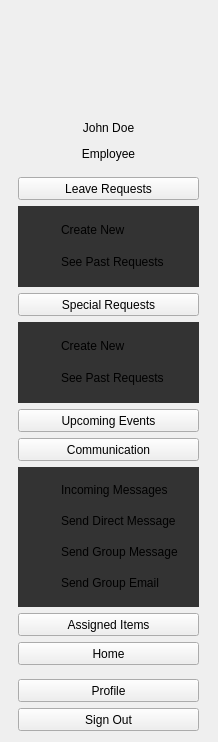
      <widget class="QWidget" name="scrollAreaWidgetContents">
       <property name="geometry">
        <rect>
         <x>0</x>
         <y>0</y>
         <width>218</width>
         <height>742</height>
        </rect>
       </property>
       <layout class="QGridLayout" name="gridLayout_7">
        <item row="18" column="0">
         <spacer name="verticalSpacer_2">
          <property name="orientation">
           <enum>Qt::Vertical</enum>
          </property>
          <property name="sizeType">
           <enum>QSizePolicy::Expanding</enum>
          </property>
          <property name="sizeHint" stdset="0">
           <size>
            <width>20</width>
            <height>40</height>
           </size>
          </property>
         </spacer>
        </item>
        <item row="9" column="0">
         <widget class="QPushButton" name="btn_long_menu_upcoming_events">
          <property name="minimumSize">
           <size>
            <width>181</width>
            <height>23</height>
           </size>
          </property>
          <property name="maximumSize">
           <size>
            <width>181</width>
            <height>23</height>
           </size>
          </property>
          <property name="text">
           <string>Upcoming Events</string>
          </property>
          <property name="icon">
           <iconset resource="../icons_source.qrc">
            <normaloff>:/newSource/icons/plan.png</normaloff>:/newSource/icons/plan.png</iconset>
          </property>
          <property name="iconSize">
           <size>
            <width>20</width>
            <height>20</height>
           </size>
          </property>
         </widget>
        </item>
        <item row="3" column="0">
         <spacer name="verticalSpacer">
          <property name="orientation">
           <enum>Qt::Vertical</enum>
          </property>
          <property name="sizeType">
           <enum>QSizePolicy::Fixed</enum>
          </property>
          <property name="sizeHint" stdset="0">
           <size>
            <width>20</width>
            <height>10</height>
           </size>
          </property>
         </spacer>
        </item>
        <item row="11" column="0">
         <widget class="QWidget" name="widget_submenu_3" native="true">
          <property name="minimumSize">
           <size>
            <width>181</width>
            <height>140</height>
           </size>
          </property>
          <property name="maximumSize">
           <size>
            <width>181</width>
            <height>140</height>
           </size>
          </property>
          <property name="styleSheet">
           <string notr="true">QWidget {
	background-color:#333333;
}

QPushButton {
	text-align:left;
	padding-left:20px;
	border: 2px solid #333333
}</string>
          </property>
          <layout class="QGridLayout" name="gridLayout_8">
           <item row="1" column="0">
            <spacer name="horizontalSpacer_17">
             <property name="orientation">
              <enum>Qt::Horizontal</enum>
             </property>
             <property name="sizeHint" stdset="0">
              <size>
               <width>3</width>
               <height>20</height>
              </size>
             </property>
            </spacer>
           </item>
           <item row="5" column="1">
            <widget class="QPushButton" name="btn_long_menu_send_group_email">
             <property name="minimumSize">
              <size>
               <width>151</width>
               <height>23</height>
              </size>
             </property>
             <property name="maximumSize">
              <size>
               <width>151</width>
               <height>23</height>
              </size>
             </property>
             <property name="text">
              <string>Send Group Email</string>
             </property>
             <property name="icon">
              <iconset resource="../icons_source.qrc">
               <normaloff>:/newSource/icons/email_2.png</normaloff>:/newSource/icons/email_2.png</iconset>
             </property>
            </widget>
           </item>
           <item row="3" column="1">
            <widget class="QPushButton" name="btn_long_menu_send_group_message">
             <property name="minimumSize">
              <size>
               <width>151</width>
               <height>23</height>
              </size>
             </property>
             <property name="maximumSize">
              <size>
               <width>151</width>
               <height>23</height>
              </size>
             </property>
             <property name="text">
              <string>Send Group Message</string>
             </property>
             <property name="icon">
              <iconset resource="../icons_source.qrc">
               <normaloff>:/newSource/icons/group.png</normaloff>:/newSource/icons/group.png</iconset>
             </property>
            </widget>
           </item>
           <item row="3" column="0">
            <spacer name="horizontalSpacer_23">
             <property name="orientation">
              <enum>Qt::Horizontal</enum>
             </property>
             <property name="sizeHint" stdset="0">
              <size>
               <width>3</width>
               <height>20</height>
              </size>
             </property>
            </spacer>
           </item>
           <item row="0" column="0">
            <spacer name="horizontalSpacer_18">
             <property name="orientation">
              <enum>Qt::Horizontal</enum>
             </property>
             <property name="sizeHint" stdset="0">
              <size>
               <width>28</width>
               <height>20</height>
              </size>
             </property>
            </spacer>
           </item>
           <item row="1" column="1">
            <widget class="QPushButton" name="btn_long_menu_send_message">
             <property name="minimumSize">
              <size>
               <width>151</width>
               <height>23</height>
              </size>
             </property>
             <property name="maximumSize">
              <size>
               <width>151</width>
               <height>23</height>
              </size>
             </property>
             <property name="text">
              <string>Send Direct Message</string>
             </property>
             <property name="icon">
              <iconset resource="../icons_source.qrc">
               <normaloff>:/newSource/icons/send_message.png</normaloff>:/newSource/icons/send_message.png</iconset>
             </property>
            </widget>
           </item>
           <item row="0" column="1">
            <widget class="QPushButton" name="btn_long_menu_incoming_messages">
             <property name="minimumSize">
              <size>
               <width>151</width>
               <height>23</height>
              </size>
             </property>
             <property name="maximumSize">
              <size>
               <width>151</width>
               <height>23</height>
              </size>
             </property>
             <property name="text">
              <string>Incoming Messages</string>
             </property>
             <property name="icon">
              <iconset resource="../icons_source.qrc">
               <normaloff>:/newSource/icons/get_message.png</normaloff>:/newSource/icons/get_message.png</iconset>
             </property>
            </widget>
           </item>
           <item row="5" column="0">
            <spacer name="horizontalSpacer_37">
             <property name="orientation">
              <enum>Qt::Horizontal</enum>
             </property>
             <property name="sizeHint" stdset="0">
              <size>
               <width>3</width>
               <height>20</height>
              </size>
             </property>
            </spacer>
           </item>
          </layout>
         </widget>
        </item>
        <item row="20" column="0">
         <widget class="QPushButton" name="btn_long_menu_sign_out">
          <property name="minimumSize">
           <size>
            <width>181</width>
            <height>23</height>
           </size>
          </property>
          <property name="maximumSize">
           <size>
            <width>181</width>
            <height>23</height>
           </size>
          </property>
          <property name="text">
           <string>Sign Out</string>
          </property>
          <property name="icon">
           <iconset resource="../icons_source.qrc">
            <normaloff>:/newSource/icons/sign_out.png</normaloff>:/newSource/icons/sign_out.png</iconset>
          </property>
          <property name="iconSize">
           <size>
            <width>20</width>
            <height>20</height>
           </size>
          </property>
         </widget>
        </item>
        <item row="10" column="0">
         <widget class="QPushButton" name="btn_long_menu_communication">
          <property name="minimumSize">
           <size>
            <width>181</width>
            <height>23</height>
           </size>
          </property>
          <property name="maximumSize">
           <size>
            <width>181</width>
            <height>23</height>
           </size>
          </property>
          <property name="text">
           <string>Communication</string>
          </property>
          <property name="icon">
           <iconset resource="../icons_source.qrc">
            <normaloff>:/newSource/icons/messages_1.png</normaloff>:/newSource/icons/messages_1.png</iconset>
          </property>
          <property name="iconSize">
           <size>
            <width>23</width>
            <height>23</height>
           </size>
          </property>
         </widget>
        </item>
        <item row="5" column="0">
         <widget class="QWidget" name="widget_submenu_1" native="true">
          <property name="minimumSize">
           <size>
            <width>181</width>
            <height>81</height>
           </size>
          </property>
          <property name="maximumSize">
           <size>
            <width>181</width>
            <height>81</height>
           </size>
          </property>
          <property name="styleSheet">
           <string notr="true">QWidget {
	background-color:#333333;
}

QPushButton {
	text-align:left;
	padding-left:20px;
	border: 2px solid #333333
}</string>
          </property>
          <layout class="QGridLayout" name="gridLayout_9">
           <item row="0" column="1">
            <widget class="QPushButton" name="btn_long_menu_create_new_leave_request">
             <property name="minimumSize">
              <size>
               <width>151</width>
               <height>23</height>
              </size>
             </property>
             <property name="maximumSize">
              <size>
               <width>151</width>
               <height>23</height>
              </size>
             </property>
             <property name="text">
              <string>Create New</string>
             </property>
             <property name="icon">
              <iconset resource="../icons_source.qrc">
               <normaloff>:/newSource/icons/create.png</normaloff>:/newSource/icons/create.png</iconset>
             </property>
             <property name="iconSize">
              <size>
               <width>18</width>
               <height>18</height>
              </size>
             </property>
            </widget>
           </item>
           <item row="1" column="1">
            <widget class="QPushButton" name="btn_long_menu_see_past_leave_requests">
             <property name="minimumSize">
              <size>
               <width>151</width>
               <height>23</height>
              </size>
             </property>
             <property name="maximumSize">
              <size>
               <width>151</width>
               <height>23</height>
              </size>
             </property>
             <property name="text">
              <string>See Past Requests</string>
             </property>
             <property name="icon">
              <iconset resource="../icons_source.qrc">
               <normaloff>:/newSource/icons/past.png</normaloff>:/newSource/icons/past.png</iconset>
             </property>
             <property name="iconSize">
              <size>
               <width>18</width>
               <height>18</height>
              </size>
             </property>
            </widget>
           </item>
           <item row="1" column="0">
            <spacer name="horizontalSpacer_19">
             <property name="orientation">
              <enum>Qt::Horizontal</enum>
             </property>
             <property name="sizeHint" stdset="0">
              <size>
               <width>3</width>
               <height>20</height>
              </size>
             </property>
            </spacer>
           </item>
           <item row="0" column="0">
            <spacer name="horizontalSpacer_20">
             <property name="orientation">
              <enum>Qt::Horizontal</enum>
             </property>
             <property name="sizeHint" stdset="0">
              <size>
               <width>28</width>
               <height>20</height>
              </size>
             </property>
            </spacer>
           </item>
          </layout>
         </widget>
        </item>
        <item row="8" column="0">
         <widget class="QWidget" name="widget_submenu_2" native="true">
          <property name="minimumSize">
           <size>
            <width>181</width>
            <height>81</height>
           </size>
          </property>
          <property name="maximumSize">
           <size>
            <width>181</width>
            <height>81</height>
           </size>
          </property>
          <property name="styleSheet">
           <string notr="true">QWidget {
	background-color:#333333;
}

QPushButton {
	text-align:left;
	padding-left:20px;
	border: 2px solid #333333
}</string>
          </property>
          <layout class="QGridLayout" name="gridLayout_4">
           <item row="0" column="1">
            <widget class="QPushButton" name="btn_long_menu_create_new_special_request">
             <property name="minimumSize">
              <size>
               <width>151</width>
               <height>23</height>
              </size>
             </property>
             <property name="maximumSize">
              <size>
               <width>151</width>
               <height>23</height>
              </size>
             </property>
             <property name="text">
              <string>Create New</string>
             </property>
             <property name="icon">
              <iconset resource="../icons_source.qrc">
               <normaloff>:/newSource/icons/create.png</normaloff>:/newSource/icons/create.png</iconset>
             </property>
             <property name="iconSize">
              <size>
               <width>18</width>
               <height>18</height>
              </size>
             </property>
            </widget>
           </item>
           <item row="1" column="0">
            <spacer name="horizontalSpacer_11">
             <property name="orientation">
              <enum>Qt::Horizontal</enum>
             </property>
             <property name="sizeHint" stdset="0">
              <size>
               <width>3</width>
               <height>20</height>
              </size>
             </property>
            </spacer>
           </item>
           <item row="1" column="1">
            <widget class="QPushButton" name="btn_long_menu_see_past_special_requests">
             <property name="minimumSize">
              <size>
               <width>151</width>
               <height>23</height>
              </size>
             </property>
             <property name="maximumSize">
              <size>
               <width>151</width>
               <height>23</height>
              </size>
             </property>
             <property name="text">
              <string>See Past Requests</string>
             </property>
             <property name="icon">
              <iconset resource="../icons_source.qrc">
               <normaloff>:/newSource/icons/past.png</normaloff>:/newSource/icons/past.png</iconset>
             </property>
             <property name="iconSize">
              <size>
               <width>18</width>
               <height>18</height>
              </size>
             </property>
            </widget>
           </item>
           <item row="0" column="0">
            <spacer name="horizontalSpacer_12">
             <property name="orientation">
              <enum>Qt::Horizontal</enum>
             </property>
             <property name="sizeHint" stdset="0">
              <size>
               <width>28</width>
               <height>20</height>
              </size>
             </property>
            </spacer>
           </item>
          </layout>
         </widget>
        </item>
        <item row="0" column="0">
         <widget class="QWidget" name="widget_6" native="true">
          <property name="minimumSize">
           <size>
            <width>180</width>
            <height>99</height>
           </size>
          </property>
          <property name="maximumSize">
           <size>
            <width>180</width>
            <height>99</height>
           </size>
          </property>
          <layout class="QHBoxLayout" name="horizontalLayout_2">
           <item>
            <spacer name="horizontalSpacer_9">
             <property name="orientation">
              <enum>Qt::Horizontal</enum>
             </property>
             <property name="sizeHint" stdset="0">
              <size>
               <width>27</width>
               <height>20</height>
              </size>
             </property>
            </spacer>
           </item>
           <item>
            <widget class="QLabel" name="lbl_long_menu_header_icon">
             <property name="minimumSize">
              <size>
               <width>60</width>
               <height>60</height>
              </size>
             </property>
             <property name="maximumSize">
              <size>
               <width>60</width>
               <height>60</height>
              </size>
             </property>
             <property name="text">
              <string/>
             </property>
             <property name="pixmap">
              <pixmap resource="../icons_source.qrc">:/newSource/icons/login_header.png</pixmap>
             </property>
             <property name="scaledContents">
              <bool>true</bool>
             </property>
            </widget>
           </item>
           <item>
            <spacer name="horizontalSpacer_10">
             <property name="orientation">
              <enum>Qt::Horizontal</enum>
             </property>
             <property name="sizeHint" stdset="0">
              <size>
               <width>26</width>
               <height>20</height>
              </size>
             </property>
            </spacer>
           </item>
          </layout>
         </widget>
        </item>
        <item row="4" column="0">
         <widget class="QPushButton" name="btn_long_menu_leave_requests">
          <property name="minimumSize">
           <size>
            <width>181</width>
            <height>23</height>
           </size>
          </property>
          <property name="maximumSize">
           <size>
            <width>181</width>
            <height>23</height>
           </size>
          </property>
          <property name="text">
           <string>Leave Requests</string>
          </property>
          <property name="icon">
           <iconset resource="../icons_source.qrc">
            <normaloff>:/newSource/icons/permission.png</normaloff>:/newSource/icons/permission.png</iconset>
          </property>
          <property name="iconSize">
           <size>
            <width>20</width>
            <height>20</height>
           </size>
          </property>
         </widget>
        </item>
        <item row="13" column="0">
         <widget class="QPushButton" name="btn_long_menu_home">
          <property name="minimumSize">
           <size>
            <width>181</width>
            <height>23</height>
           </size>
          </property>
          <property name="maximumSize">
           <size>
            <width>181</width>
            <height>23</height>
           </size>
          </property>
          <property name="text">
           <string>Home</string>
          </property>
          <property name="icon">
           <iconset resource="../icons_source.qrc">
            <normaloff>:/newSource/icons/home.png</normaloff>:/newSource/icons/home.png</iconset>
          </property>
          <property name="iconSize">
           <size>
            <width>20</width>
            <height>20</height>
           </size>
          </property>
         </widget>
        </item>
        <item row="2" column="0">
         <widget class="QLabel" name="lbl_long_menu_position">
          <property name="minimumSize">
           <size>
            <width>181</width>
            <height>15</height>
           </size>
          </property>
          <property name="maximumSize">
           <size>
            <width>181</width>
            <height>15</height>
           </size>
          </property>
          <property name="text">
           <string>Employee</string>
          </property>
          <property name="alignment">
           <set>Qt::AlignCenter</set>
          </property>
         </widget>
        </item>
        <item row="19" column="0">
         <widget class="QPushButton" name="btn_long_menu_profile">
          <property name="minimumSize">
           <size>
            <width>181</width>
            <height>23</height>
           </size>
          </property>
          <property name="maximumSize">
           <size>
            <width>181</width>
            <height>23</height>
           </size>
          </property>
          <property name="text">
           <string>Profile</string>
          </property>
          <property name="icon">
           <iconset resource="../icons_source.qrc">
            <normaloff>:/newSource/icons/profile_2.png</normaloff>:/newSource/icons/profile_2.png</iconset>
          </property>
          <property name="iconSize">
           <size>
            <width>20</width>
            <height>20</height>
           </size>
          </property>
         </widget>
        </item>
        <item row="12" column="0">
         <widget class="QPushButton" name="btn_long_menu_assigned_items">
          <property name="minimumSize">
           <size>
            <width>181</width>
            <height>23</height>
           </size>
          </property>
          <property name="maximumSize">
           <size>
            <width>181</width>
            <height>23</height>
           </size>
          </property>
          <property name="text">
           <string>Assigned Items</string>
          </property>
          <property name="icon">
           <iconset resource="../icons_source.qrc">
            <normaloff>:/newSource/icons/item.png</normaloff>:/newSource/icons/item.png</iconset>
          </property>
          <property name="iconSize">
           <size>
            <width>20</width>
            <height>20</height>
           </size>
          </property>
         </widget>
        </item>
        <item row="6" column="0">
         <widget class="QPushButton" name="btn_long_menu_special_requests">
          <property name="minimumSize">
           <size>
            <width>181</width>
            <height>23</height>
           </size>
          </property>
          <property name="maximumSize">
           <size>
            <width>181</width>
            <height>23</height>
           </size>
          </property>
          <property name="text">
           <string>Special Requests</string>
          </property>
          <property name="icon">
           <iconset resource="../icons_source.qrc">
            <normaloff>:/newSource/icons/permission.png</normaloff>:/newSource/icons/permission.png</iconset>
          </property>
          <property name="iconSize">
           <size>
            <width>20</width>
            <height>20</height>
           </size>
          </property>
         </widget>
        </item>
        <item row="1" column="0">
         <widget class="QLabel" name="lbl_long_menu_name">
          <property name="minimumSize">
           <size>
            <width>181</width>
            <height>24</height>
           </size>
          </property>
          <property name="maximumSize">
           <size>
            <width>181</width>
            <height>24</height>
           </size>
          </property>
          <property name="text">
           <string>John Doe</string>
          </property>
          <property name="alignment">
           <set>Qt::AlignCenter</set>
          </property>
         </widget>
        </item>
       </layout>
      </widget>
